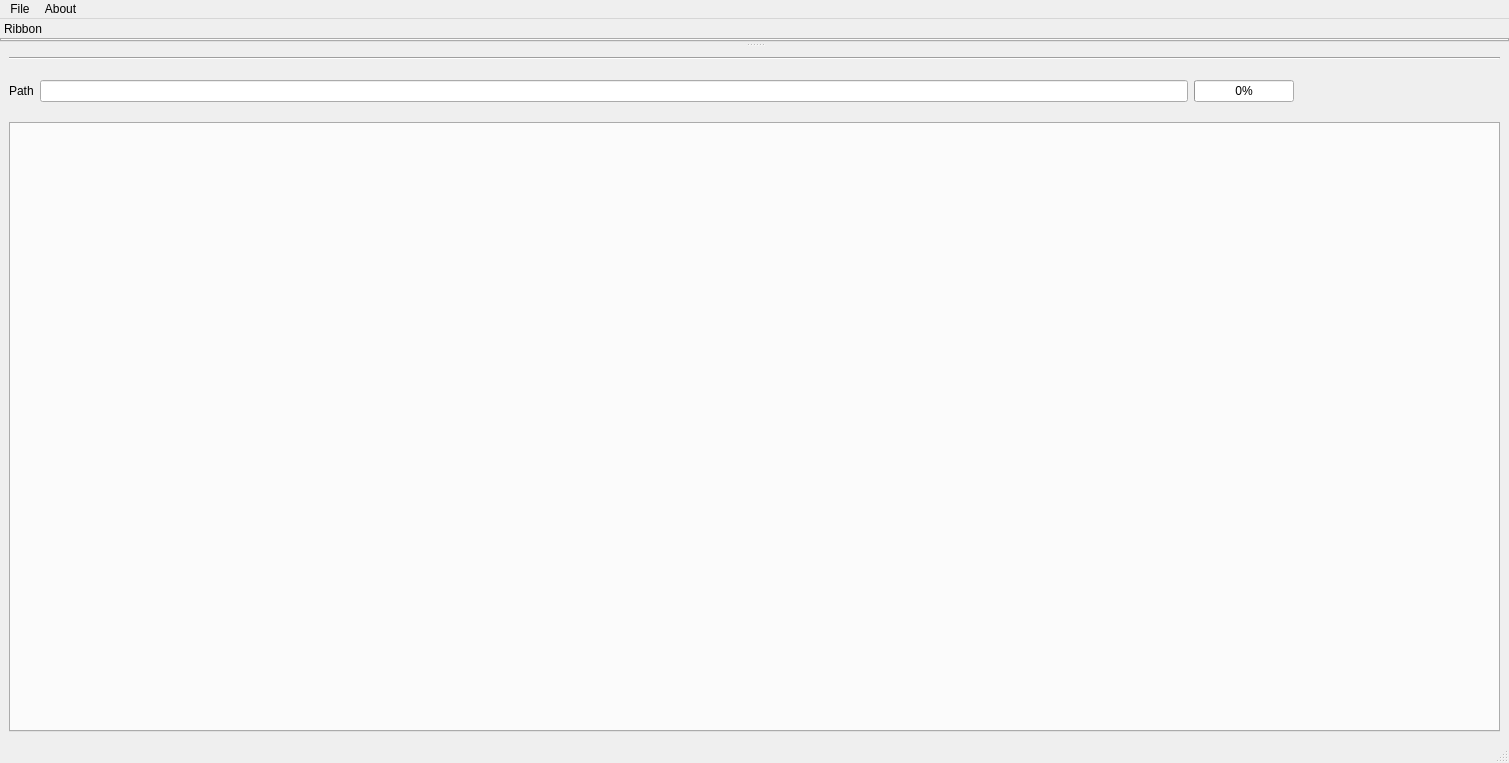
<?xml version="1.0" encoding="UTF-8"?>
<ui version="4.0">
 <class>MainWindow</class>
 <widget class="QMainWindow" name="MainWindow">
  <property name="geometry">
   <rect>
    <x>0</x>
    <y>0</y>
    <width>1509</width>
    <height>763</height>
   </rect>
  </property>
  <property name="windowTitle">
   <string>Folder scanner 3000</string>
  </property>
  <widget class="QWidget" name="centralwidget">
   <layout class="QVBoxLayout" name="verticalLayout">
    <item>
     <widget class="Line" name="line">
      <property name="orientation">
       <enum>Qt::Horizontal</enum>
      </property>
     </widget>
    </item>
    <item>
     <layout class="QHBoxLayout" name="horizontalLayout_3">
      <item>
       <layout class="QHBoxLayout" name="horizontalLayout_2">
        <item>
         <widget class="QLabel" name="label">
          <property name="text">
           <string>Path</string>
          </property>
         </widget>
        </item>
        <item>
         <widget class="QLineEdit" name="path_lineEdit">
          <property name="text">
           <string/>
          </property>
         </widget>
        </item>
       </layout>
      </item>
      <item>
       <layout class="QGridLayout" name="gridLayout_3">
        <item row="0" column="0">
         <widget class="QProgressBar" name="md5Scan_progressBar">
          <property name="sizePolicy">
           <sizepolicy hsizetype="Fixed" vsizetype="Fixed">
            <horstretch>0</horstretch>
            <verstretch>0</verstretch>
           </sizepolicy>
          </property>
          <property name="minimumSize">
           <size>
            <width>100</width>
            <height>0</height>
           </size>
          </property>
          <property name="maximumSize">
           <size>
            <width>200</width>
            <height>16777215</height>
           </size>
          </property>
          <property name="maximum">
           <number>1000</number>
          </property>
          <property name="value">
           <number>0</number>
          </property>
         </widget>
        </item>
        <item row="0" column="1">
         <widget class="QLabel" name="loadingText_label">
          <property name="minimumSize">
           <size>
            <width>200</width>
            <height>50</height>
           </size>
          </property>
          <property name="text">
           <string/>
          </property>
         </widget>
        </item>
       </layout>
      </item>
     </layout>
    </item>
    <item>
     <widget class="QTabWidget" name="tabWidget">
      <property name="currentIndex">
       <number>-1</number>
      </property>
     </widget>
    </item>
    <item>
     <layout class="QGridLayout" name="gridLayout_2"/>
    </item>
   </layout>
  </widget>
  <widget class="QMenuBar" name="menubar">
   <property name="geometry">
    <rect>
     <x>0</x>
     <y>0</y>
     <width>1509</width>
     <height>21</height>
    </rect>
   </property>
   <widget class="QMenu" name="menuFile">
    <property name="title">
     <string>File</string>
    </property>
    <addaction name="actionExport_button"/>
    <addaction name="actionCompare_button"/>
   </widget>
   <widget class="QMenu" name="menuabout">
    <property name="title">
     <string>About</string>
    </property>
    <addaction name="actionVersion"/>
   </widget>
   <addaction name="menuFile"/>
   <addaction name="menuabout"/>
  </widget>
  <widget class="QStatusBar" name="statusbar"/>
  <widget class="QDockWidget" name="ribbonDockWidget">
   <property name="sizePolicy">
    <sizepolicy hsizetype="Preferred" vsizetype="Minimum">
     <horstretch>0</horstretch>
     <verstretch>0</verstretch>
    </sizepolicy>
   </property>
   <property name="maximumSize">
    <size>
     <width>524287</width>
     <height>200</height>
    </size>
   </property>
   <property name="floating">
    <bool>false</bool>
   </property>
   <property name="features">
    <set>QDockWidget::NoDockWidgetFeatures</set>
   </property>
   <property name="allowedAreas">
    <set>Qt::TopDockWidgetArea</set>
   </property>
   <property name="windowTitle">
    <string>Ribbon</string>
   </property>
   <attribute name="dockWidgetArea">
    <number>4</number>
   </attribute>
   <widget class="QWidget" name="ribbonDockWidgetContents">
    <property name="sizePolicy">
     <sizepolicy hsizetype="Preferred" vsizetype="Minimum">
      <horstretch>0</horstretch>
      <verstretch>0</verstretch>
     </sizepolicy>
    </property>
    <layout class="QGridLayout" name="gridLayout">
     <property name="leftMargin">
      <number>0</number>
     </property>
     <property name="topMargin">
      <number>0</number>
     </property>
     <property name="rightMargin">
      <number>0</number>
     </property>
     <property name="bottomMargin">
      <number>0</number>
     </property>
     <property name="spacing">
      <number>0</number>
     </property>
     <item row="0" column="0">
      <widget class="Ribbon" name="ribbonTabWidget">
       <property name="sizePolicy">
        <sizepolicy hsizetype="Expanding" vsizetype="Minimum">
         <horstretch>0</horstretch>
         <verstretch>0</verstretch>
        </sizepolicy>
       </property>
       <property name="maximumSize">
        <size>
         <width>16777215</width>
         <height>16777215</height>
        </size>
       </property>
       <property name="tabPosition">
        <enum>QTabWidget::North</enum>
       </property>
       <property name="tabShape">
        <enum>QTabWidget::Rounded</enum>
       </property>
       <property name="documentMode">
        <bool>false</bool>
       </property>
       <property name="movable">
        <bool>false</bool>
       </property>
       <property name="tabBarAutoHide">
        <bool>false</bool>
       </property>
      </widget>
     </item>
    </layout>
   </widget>
  </widget>
  <action name="actionExport_button">
   <property name="text">
    <string>Export</string>
   </property>
  </action>
  <action name="actionCompare_button">
   <property name="text">
    <string>Compare</string>
   </property>
  </action>
  <action name="actionVersion">
   <property name="text">
    <string>Version</string>
   </property>
  </action>
 </widget>
 <customwidgets>
  <customwidget>
   <class>Ribbon</class>
   <extends>QTabWidget</extends>
   <header location="global">ribbon.h</header>
   <container>1</container>
  </customwidget>
 </customwidgets>
 <resources/>
 <connections/>
</ui>
